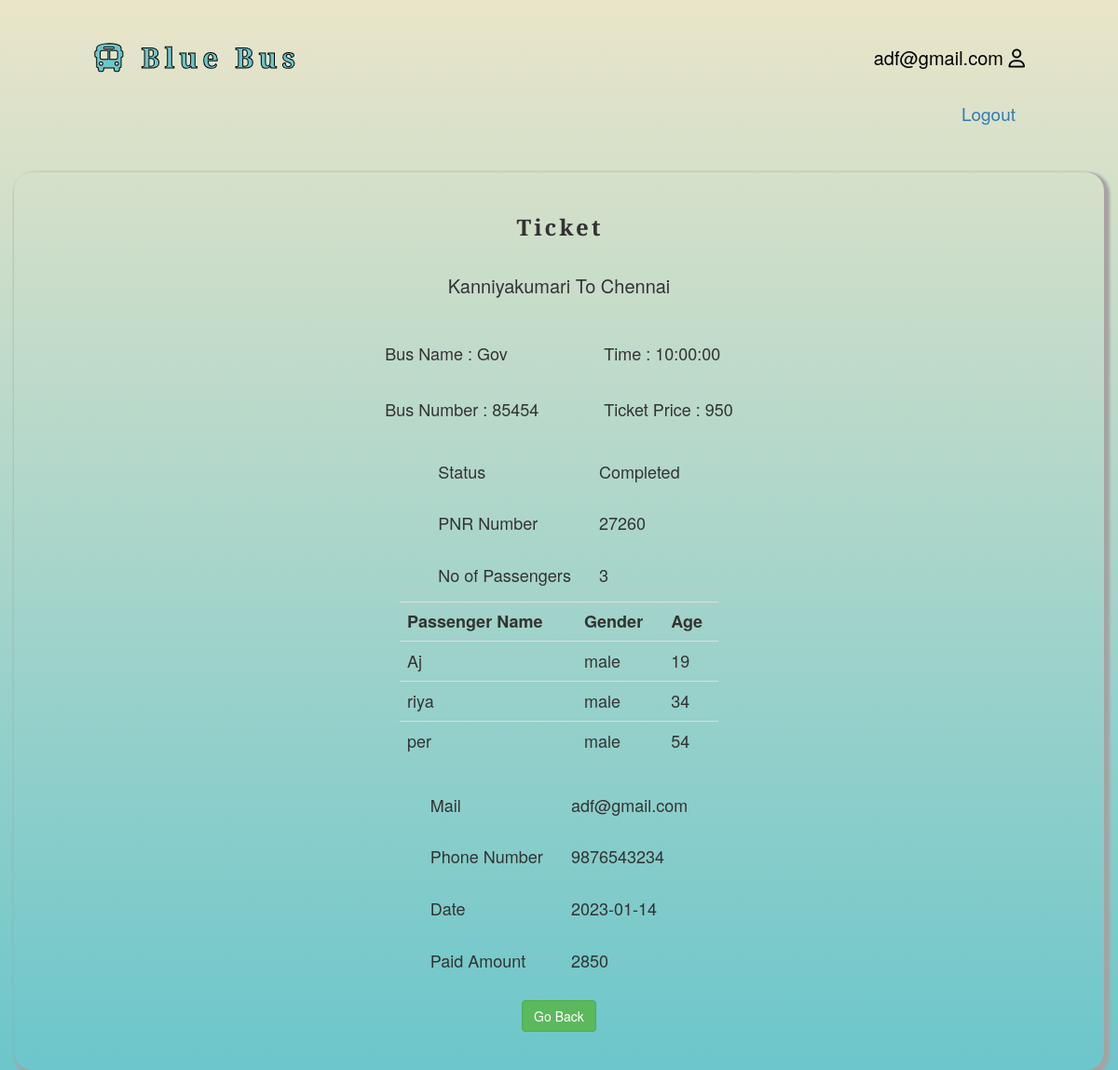
The app's page /Transport/webpages/view_ticket.php?pnr=27260 (signed in) with its own data.
### tables this page shows
CREATE TABLE `tickets` (
  `bus_name` varchar(20) NOT NULL,
  `bus_number` int(5) NOT NULL,
  `from_place` varchar(20) NOT NULL,
  `to_place` varchar(20) NOT NULL,
  `time` time NOT NULL,
  `amount_paid` int(5) NOT NULL,
  `status` varchar(20) NOT NULL,
  `no_of_passengers` int(100) NOT NULL,
  `mail` varchar(30) NOT NULL,
  `phone_number` bigint(10) NOT NULL,
  `date` date NOT NULL,
  `pnr` int(5) NOT NULL
);

CREATE TABLE `passengers` (
  `passenger_name` varchar(20) NOT NULL,
  `gender` varchar(10) NOT NULL,
  `age` int(3) NOT NULL,
  `pnr` int(10) NOT NULL
);

### Transport/webpages/view_ticket.php (the view, shortened to what this page needs)
<?php
include('connect.php');
if(!isset($_SESSION['mail']))
{
    header("location:./index.php");
}
else{
    if(isset($_SESSION["pnr"]))
    {
        $pnr = $_SESSION["pnr"];
        unset($_SESSION["pnr"]);
    }
    elseif(isset($_GET["pnr"]))
    {
        $pnr = $_GET["pnr"];
    }
    else{
        header('location:../pnr_check.php');
    }
    $sql = "SELECT * FROM tickets WHERE pnr=$pnr";
    $result = mysqli_query($conn, $sql);
    if($result)
    {
    while($row = mysqli_fetch_assoc($result))
    {
        $bus_name = $row["bus_name"];
        $bus_number = $row["bus_number"];
        $from_place = $row["from_place"];
        $to_place = $row["to_place"];
        $time = $row["time"];
        $amount_paid = $row["amount_paid"];
        $status = $row["status"];
        $no_of_passengers = $row["no_of_passengers"];
        $phone_number = $row["phone_number"];
        $date = $row["date"];
        $pnr = $row["pnr"];
        $ticket_price = $amount_paid/$no_of_passengers;
    }
   }
}
?>
<!DOCTYPE html>
<html lang="en">
<head>
    <link rel="stylesheet" href="../Bootstrap/bootstrap-3.4.1-dist/css/bootstrap.min.css">
    <link rel="stylesheet" href="../https://cdn.jsdelivr.net/npm/bootstrap@3.3.7/dist/css/bootstrap.min.css">
    <link rel="stylesheet" href="../style.css">
    <link rel="stylesheet" href="../https://cdnjs.cloudflare.com/ajax/libs/font-awesome/6.2.1/css/all.min.css" />
    <link rel="stylesheet" href="../https://cdnjs.cloudflare.com/ajax/libs/font-awesome/6.2.1/css/fontawesome.min.css" />
    <link rel="stylesheet" href="../fontawesome-free-6.2.1-web/css/all.min.css">
    <link rel="stylesheet" href="../fontawesome-free-6.2.1-web/css/fontawesome.min.css">
    <link rel="stylesheet" href="../style.css">
</head>
<body>
    <div class="navigation">
    <nav class="navbar navbar-default navbar-static-top navigation" >
        <div class="navbar-header">
            <a href="#" class="navbar-brand head-letter" style="padding-left: 100px;"><h3><i class="fa-solid fa-bus"></i> Blue Bus</h3></a>
        </div>
        <div class="collapse navbar-collapse" id="mynavbar" style="margin-top: 27px;">
        <ul class="nav navbar-nav navbar-right">
            <li><a href="" style="color: black;"><?php echo $_SESSION["mail"]; ?> <i class="fa-regular fa-user"></i></a></li>
        </ul>
        </div>
        </nav>
        <div align="right" style="margin-right: 60px;font-size:19px;">
        <a href="../logout.php" >Logout</a>
        </div>
    </div>
    <div class="container" align="center" style="font-size: 18px;"><br>
        <h3 class="form-head">Ticket</h3><br>
        <div class="bus_info" style="font-size: 18px;">
        <p style="font-size: 20px;"><?php echo $from_place;?>  To  <?php echo $to_place;?></p>
        <div class="bus-info-tab">
        <table>
            <tr>
                <td>Bus Name : <?php echo $bus_name;?></td>
                <td>Time : <?php echo $time;?></td>
            </tr>
            <tr>
                <td>Bus Number : <?php echo $bus_number;?></td>
                <td>Ticket Price : <?php echo $ticket_price;?></td>
            </tr>
        </table>
        </div><br>
        <table>
            <tr>
                <td>Status</td>
                <td><?php echo $status;?></td>
            </tr>
            <tr>
                <td>PNR Number</td>
                <td><?php echo $pnr;?></td>
            </tr>
            <tr>
                <td>No of Passengers</td>
                <td><?php echo $no_of_passengers;?></td>
            </tr>
        </table>
        <?php
    $pnr = $pnr;
    echo "
    <table class='table table-responsive' align='center' style='width:30%'>
    <tr>
    <th>Passenger Name</th>
    <th>Gender</th>
    <th>Age</th>
    </tr>";
    function display($passenger_name, $gender, $age)
    {
        echo"
        <tr>
        <td>$passenger_name</td>
        <td>$gender</td>
        <td>$age</td>
        </tr>";
    }
    $sql = "SELECT * FROM passengers WHERE pnr=$pnr";
    $result = mysqli_query($conn, $sql);
    if($result)
    {
        while($row = mysqli_fetch_assoc($result))
        {
        display($row["passenger_name"], $row["gender"], $row["age"], $pnr);
     }
    }
    else{
        echo mysqli_error($conn);
    }
    ?></table>
        <table>
            <tr>
                <td>Mail</td>
                <td><?php echo $_SESSION["mail"];?></td>
            </tr>
            <tr>
                <td>Phone Number</td>
                <td><?php echo $phone_number;?></td>
            </tr>
            <tr>
                <td>Date</td>
                <td><?php echo $date;?></td>
            </tr>
            <tr>
                <td>Paid Amount</td>
                <td><?php echo $amount_paid;?></td>
            </tr>
            <tr align="center">
                <td colspan="2"><a href="../mybookings.php" class="btn btn-success">Go Back</a></td>
            </tr>
        </table><br>
        </div>
</div>
</body>
</html>

### Transport/style.css (style rules this page uses)
* { margin:0; padding:0; }
body { background-image: linear-gradient(#eae5c9,#6cc6cb); background-repeat: no-repeat; background-size: 100% 100%; width: 100%; height: 100vh; }
.container { margin-top:50px; border-radius: 20px; box-shadow: 3px 3px 3px 3px #a6a3a2; }
.head-letter { font-family: 'Playfair Display SC', serif; }
.head-letter h3 { font-size:30px; -webkit-text-stroke: 1px black; -webkit-text-fill-color: #6cc6cb; letter-spacing: 5px; font-weight: bolder; }
.form-head { font-family: 'Bitter', serif; margin-left: 2px; font-style: bold; letter-spacing: 3px; font-weight: 900; }
.navigation { background-color: transparent; padding-right: 50px; padding-top:5px; border-bottom: none; }
ul li { background-color: transparent; font-size: 20px; }
.bus-info-tab td { padding:35px; padding-bottom:0px; }

### Transport/webpages/view_ticket.php (style rules this page uses)
body { background-color: #6cc6cb; background-repeat: no-repeat; background-size: cover; width: 100%; height: 100%; }
.container { margin-top: 50px; }
td { display: table-cell; padding: 15px; }
.bus-info-tab td { padding:35px; padding-bottom:0px; }

### records on screen
tickets: from_place "Kanniyakumari", to_place "Chennai", bus_name "Gov", time "10:00:00", bus_number "85454", ticket_price "950", status "Completed", pnr "27260", no_of_passengers "3", phone_number "9876543234", date "2023-01-14", amount_paid "2850"
passengers: passenger_name "Aj", gender "male", age "19"
passengers: passenger_name "riya", gender "male", age "34"
passengers: passenger_name "per", gender "male", age "54"

### other values on screen
$_SESSION["mail"] "adf@gmail.com"
